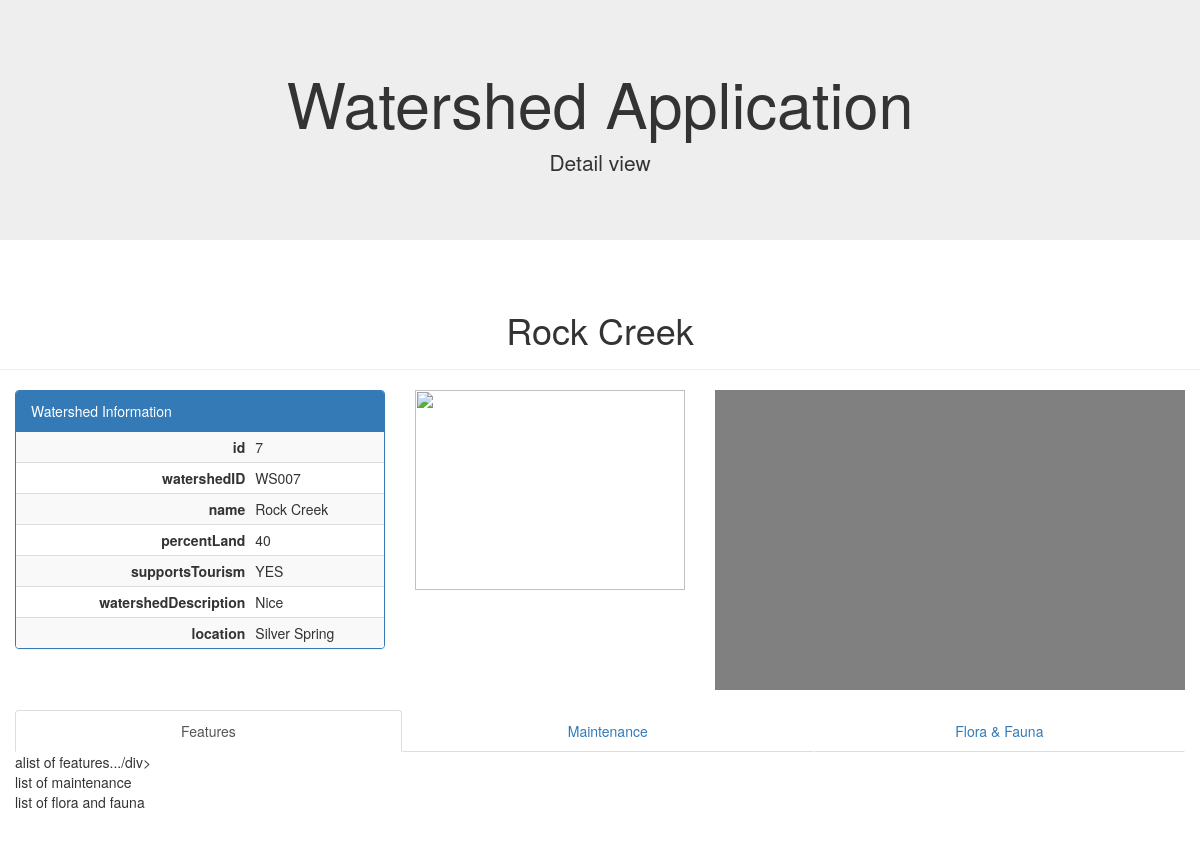
The app's page /watershed/7/ with its own data.
### watershed/models.py (models this page shows, shortened)
class Watershed(models.Model):
    watershedID = models.CharField(max_length=20)
    name = models.CharField(max_length=20)
    percentLand = models.CharField(max_length=20)
    supportsTourism = models.CharField(max_length=20)
    watershedDescription = models.CharField(max_length=255)
    location = models.CharField(max_length=255)
    def attrs(self):
        return [(field.name, field.value_to_string(self)) for field in Watershed._meta.fields]

### watershed/views.py (the view)
# urls.py: url(r'^(?P<watershed_id>[0-9]+)/$', views.detail, name="detail"),
def detail(request, watershed_id):
        watershed = get_object_or_404(Watershed, pk=watershed_id)
        context = {
            'watershed': watershed
        }
        return render(request, 'watershed/detail.html', context)

### watershed/templates/watershed/detail.html (shortened to what this page needs)
<!DOCTYPE html>
<html lang="en">
<head>
    <link rel="stylesheet" type="text/css" href="https://maxcdn.bootstrapcdn.com/bootstrap/3.3.7/css/bootstrap.min.css">
</head>
<body>
    <div class="jumbotron text-center">
        <h1>Watershed Application</h1>
        <p>Detail view</p>
    </div>
    <div class="row">
    <div class="container-fluid">
        <div class="page-header text-center">
          <h1>{{ watershed.name }}<small></small></h1>
        </div>
        <div class="col-xs-12 col-sm-12 col-md-6 col-lg-4">
            <div class="panel panel-primary">
                <div class="panel-heading">Watershed Information</div>
                <table class="table table-striped table-condensed">
                        {% for name, value in watershed.attrs %}
                         <tr>
                            <td class="text-right"><strong>{{name}}</strong></td>
                            <td>{{value}}</td>
                        </tr>
                        {% endfor %}
                </table>
            </div>
        </div>
        <div class="col-xs-12 col-sm-12 col-md-6 col-lg-3">
            <img src="{{ watershed.watershed_logo }}" height="200px" width="100%">
        </div>
        <div class="col-xs-12 col-sm-12 col-md-12 col-lg-5">
            <div id="map" style="width:100%;height:300px;background-color:grey"></div>
        </div>
    </div>
    </div>
    <br>
    <div class="row">
        <div class="container-fluid">
            <div class="col-xs-12 col-sm-12 col-md-12 col-lg-12">
              <div role="tabpanel">
                  <ul class="nav nav-tabs nav-justified" role="tablist">
                      <li role="presentation" class="active">
                          <a href="#features" aria-controls="Features" role="tab" data-toggle="tab">Features</a>
                      </li>
                      <li role="presentation">
                          <a href="#maintenance" aria-controls="maintenance" role="tab" data-toggle="tab">Maintenance</a>
                      </li>
                        <li role="presentation">
                          <a href="#floraAndfauna" aria-controls="floraAndfauna" role="tab" data-toggle="tab">Flora & Fauna</a>
                      </li>
                  </ul>
                  <div class="tab-content">
                      <div role="tabpanel" class="tab-pane active" id="features">alist of features.../div>
                      <div role="tabpanel" class="tab-pane" id="maintenance">list of maintenance</div>
                      <div role="tabpanel" class="tab-pane" id="floraAndfauna">list of flora and fauna</div>
                  </div>
              </div>
            </div>
        </div>
    </div>
    <br>
    <br>
</body>
</html>

### records on screen
Watershed: name "Rock Creek", attrs "WS007" "Rock Creek" "40" "YES" "Nice" "Silver Spring"

### other values on screen
{{ name }} "id" "watershedID" "name" "percentLand" "supportsTourism" "watershedDescription" "location"
{{ value }} "7"
